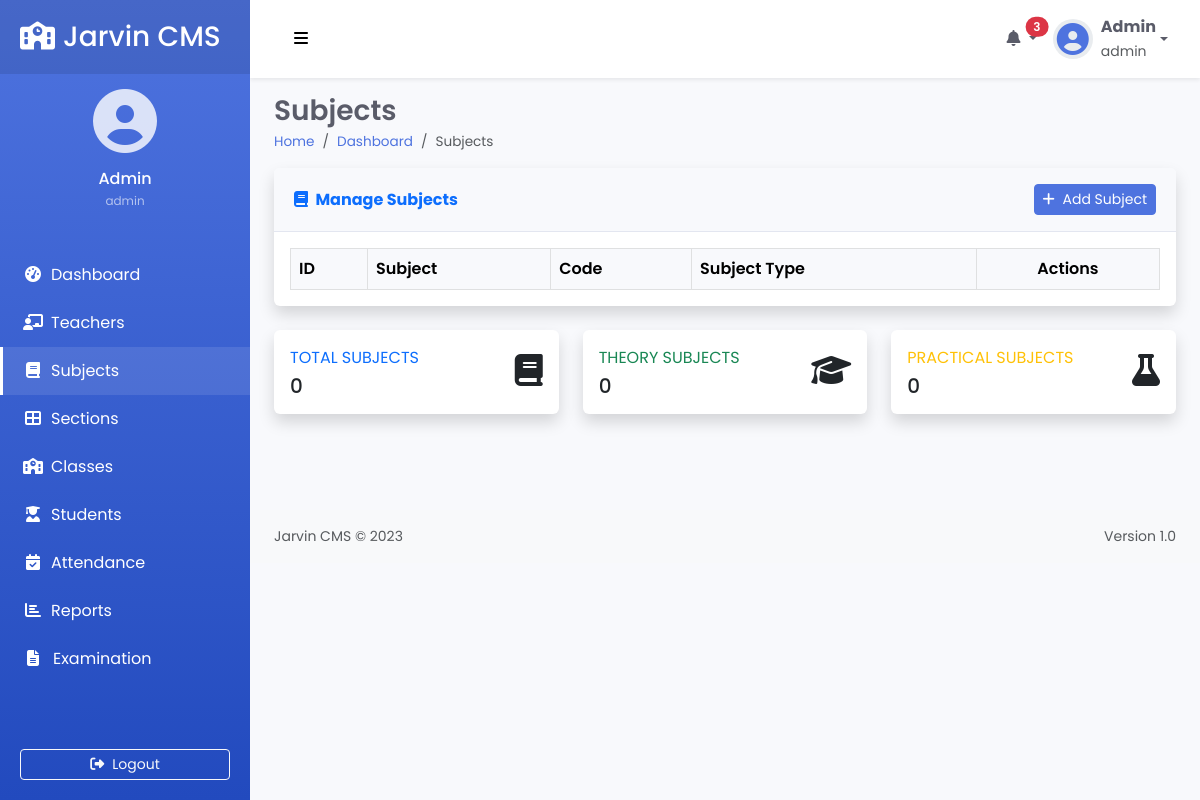
The app's page /subject (signed in), older data.
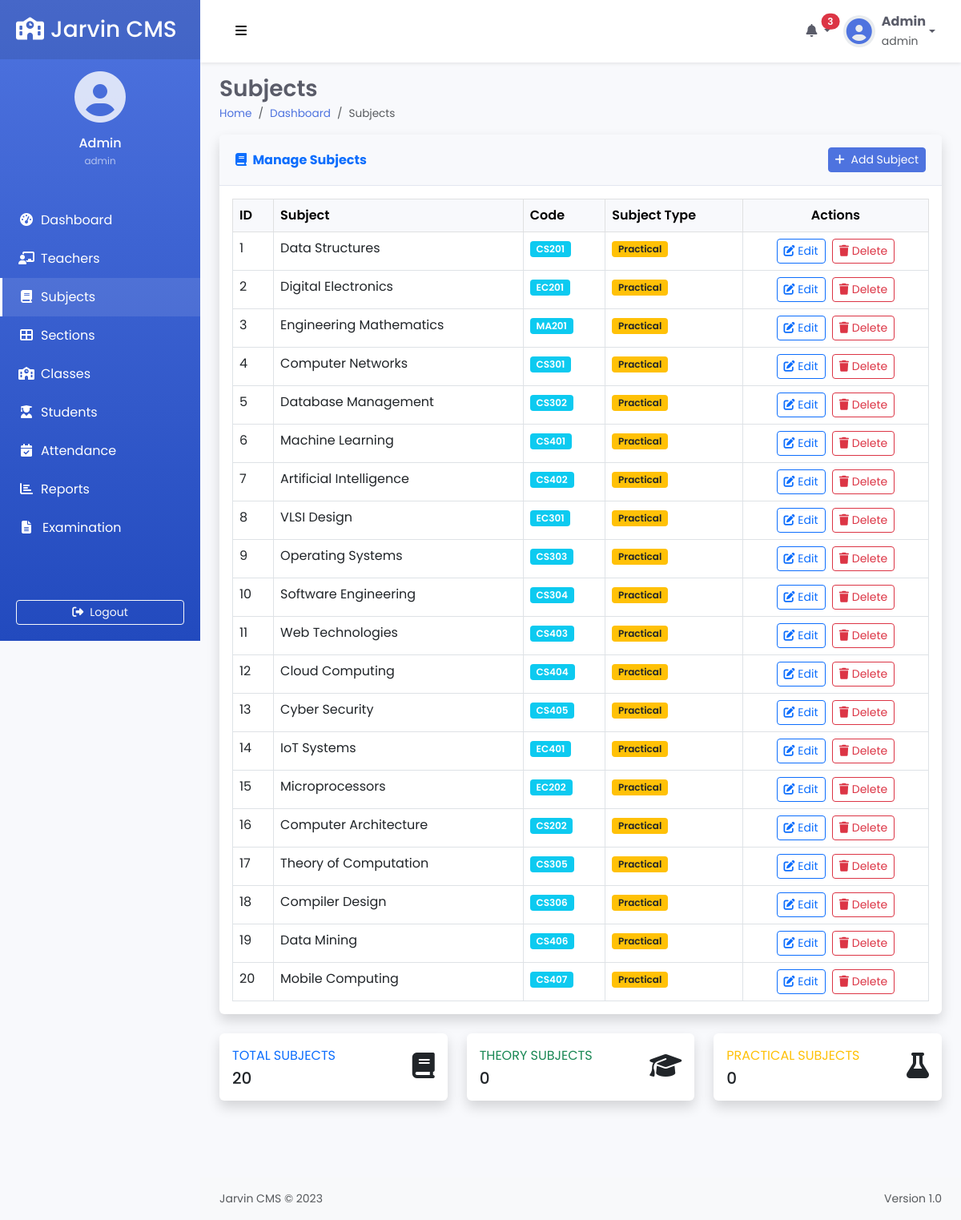
The same page, newer data.
### tables this page shows
CREATE TABLE sms_subjects (
            subject_id INTEGER PRIMARY KEY AUTOINCREMENT,
            subject TEXT,
            type TEXT,
            code TEXT
        );

### app.py (the view)
@app.route("/subject", methods =['GET', 'POST'])
def subject():
    if 'loggedin' in session:
        db = get_db()
        cursor = db.cursor()
        cursor.execute('SELECT * FROM sms_subjects')
        subjects = cursor.fetchall()
        db.close()
        return render_template("subject.html", subjects = subjects)
    return redirect(url_for('login'))

### app.py (called while the page is built)
def get_db():
    db = sqlite3.connect('python_sms.db')
    db.row_factory = sqlite3.Row
    return db

### templates/subject.html (shortened to what this page needs)
{% extends 'layout.html' %}
{% block header %}Subjects{% endblock %}
{% block breadcrumb %}
<li class="breadcrumb-item"><a href="{{ url_for('dashboard') }}">Dashboard</a></li>
<li class="breadcrumb-item active" aria-current="page">Subjects</li>
{% endblock %}
{% block content %}
<div class="card shadow mb-4 fade-in">
    <div class="card-header py-3 d-flex flex-row align-items-center justify-content-between">
        <h6 class="m-0 font-weight-bold text-primary">
            <i class="fas fa-book me-1"></i> Manage Subjects
        </h6>
        <button id="addSubject" class="btn btn-sm btn-primary">
            <i class="fas fa-plus me-1"></i> Add Subject
        </button>
    </div>
    <div class="card-body">
        <div class="table-responsive">
            <table id="subjectList" class="table table-hover table-bordered">
                <thead class="table-light">
                    <tr>
                        <th>ID</th>
                        <th>Subject</th>
                        <th>Code</th>
                        <th>Subject Type</th>
                        <th class="text-center">Actions</th>
                    </tr>
                </thead>
                <tbody>
                    {% for subject in subjects %}
                    <tr>
                        <td>{{subject.subject_id}}</td>
                        <td>{{subject.subject}}</td>
                        <td><span class="badge bg-info text-white">{{subject.code}}</span></td>
                        <td>
                            {% if subject.type == 'Theory' %}
                            <span class="badge bg-primary">Theory</span>
                            {% else %}
                            <span class="badge bg-warning text-dark">Practical</span>
                            {% endif %}
                        </td>
                        <td class="text-center">
                            <a href="{{url_for('edit_subject', subject_id=subject.subject_id)}}" class="btn btn-sm btn-outline-primary me-1 update" id="{{subject.subject_id}}">
                                <i class="fas fa-edit"></i> Edit
                            </a>
                            <a href="{{url_for('delete_subject', subject_id=subject.subject_id)}}" class="btn btn-sm btn-outline-danger"
                               onclick="return confirm('Are you sure you want to delete this subject?')">
                                <i class="fas fa-trash"></i> Delete
                            </a>
                        </td>
                    </tr>
                    {% endfor %}
                </tbody>
            </table>
        </div>
    </div>
</div>
<div class="row">
    <div class="col-lg-4 mb-4">
        <div class="card shadow border-left-primary">
            <div class="card-body">
                <div class="row no-gutters align-items-center">
                    <div class="col mr-2">
                        <div class="text-xs font-weight-bold text-primary text-uppercase mb-1">
                            Total Subjects</div>
                        <div class="h5 mb-0 font-weight-bold text-gray-800">{{ subjects|length }}</div>
                    </div>
                    <div class="col-auto">
                        <i class="fas fa-book fa-2x text-gray-300"></i>
                    </div>
                </div>
            </div>
        </div>
    </div>
    <div class="col-lg-4 mb-4">
        <div class="card shadow border-left-success">
            <div class="card-body">
                <div class="row no-gutters align-items-center">
                    <div class="col mr-2">
                        <div class="text-xs font-weight-bold text-success text-uppercase mb-1">
                            Theory Subjects</div>
                        <div class="h5 mb-0 font-weight-bold text-gray-800">
                            {{ subjects|selectattr('type', 'equalto', 'Theory')|list|length }}
                        </div>
                    </div>
                    <div class="col-auto">
                        <i class="fas fa-graduation-cap fa-2x text-gray-300"></i>
                    </div>
                </div>
            </div>
        </div>
    </div>
    <div class="col-lg-4 mb-4">
        <div class="card shadow border-left-warning">
            <div class="card-body">
                <div class="row no-gutters align-items-center">
                    <div class="col mr-2">
                        <div class="text-xs font-weight-bold text-warning text-uppercase mb-1">
                            Practical Subjects</div>
                        <div class="h5 mb-0 font-weight-bold text-gray-800">
                            {{ subjects|selectattr('type', 'equalto', 'Practical')|list|length }}
                        </div>
                    </div>
                    <div class="col-auto">
                        <i class="fas fa-flask fa-2x text-gray-300"></i>
                    </div>
                </div>
            </div>
        </div>
    </div>
</div>
{% endblock %}

### templates/layout.html (shortened to what this page needs)
<!DOCTYPE html>
<html lang="en">
<head>
    <link href="https://cdn.jsdelivr.net/npm/bootstrap@5.3.0/dist/css/bootstrap.min.css" rel="stylesheet">
    <link rel="stylesheet" href="https://cdnjs.cloudflare.com/ajax/libs/font-awesome/6.4.0/css/all.min.css">
    <link rel="stylesheet" href="{{ url_for('static', filename='css/style.css') }}">
</head>
<body>
    {% if 'loggedin' in session %}
    <div class="d-flex wrapper">
        <nav id="sidebar" class="sidebar">
            <div class="sidebar-header">
                <h3 class="mb-0">
                    <i class="fas fa-school me-2"></i>Jarvin CMS
                </h3>
            </div>
            <div class="sidebar-profile text-center mb-4">
                <div class="user-avatar mb-3">
                    <i class="fas fa-user-circle fa-4x"></i>
                </div>
                <div class="user-info">
                    <h6 class="mb-0">{{ session.name }}</h6>
                    <span class="user-role">{{ session.role }}</span>
                </div>
            </div>
            <ul class="list-unstyled components">
                <li>
                    <a href="{{ url_for('dashboard') }}" class="{% if request.path == '/dashboard' %}active{% endif %}">
                        <i class="fas fa-tachometer-alt me-2"></i>Dashboard
                    </a>
                </li>
                <li>
                    <a href="{{ url_for('teacher') }}" class="{% if request.path == '/teacher' %}active{% endif %}">
                        <i class="fas fa-chalkboard-teacher me-2"></i>Teachers
                    </a>
                </li>
                <li>
                    <a href="{{ url_for('subject') }}" class="{% if request.path == '/subject' %}active{% endif %}">
                        <i class="fas fa-book me-2"></i>Subjects
                    </a>
                </li>
                <li>
                    <a href="{{ url_for('sections') }}" class="{% if request.path == '/sections' %}active{% endif %}">
                        <i class="fas fa-th-large me-2"></i>Sections
                    </a>
                </li>
                <li>
                    <a href="{{ url_for('classes') }}" class="{% if request.path == '/classes' %}active{% endif %}">
                        <i class="fas fa-school me-2"></i>Classes
                    </a>
                </li>
                <li>
                    <a href="{{ url_for('student') }}" class="{% if request.path == '/student' %}active{% endif %}">
                        <i class="fas fa-user-graduate me-2"></i>Students
                    </a>
                </li>
                <li>
                    <a href="{{ url_for('attendance') }}"
                        class="{% if request.path == '/attendance' %}active{% endif %}">
                        <i class="fas fa-calendar-check me-2"></i>Attendance
                    </a>
                </li>
                <li>
                    <a href="{{ url_for('report') }}" class="{% if request.path == '/report' %}active{% endif %}">
                        <i class="fas fa-chart-bar me-2"></i>Reports
                    </a>
                </li>
                <li class="nav-item">
                    <a class="nav-link" href="{{ url_for('examination') }}">
                        <i class="fas fa-file-alt"></i>Examination
                    </a>
                </li>
            </ul>
            <div class="sidebar-footer">
                <a href="{{ url_for('logout') }}" class="btn btn-outline-light btn-sm w-100">
                    <i class="fas fa-sign-out-alt me-2"></i>Logout
                </a>
            </div>
        </nav>
        <div id="content" class="content">
            <nav class="navbar navbar-expand-lg navbar-light bg-white shadow-sm">
                <div class="container-fluid">
                    <button type="button" id="sidebarCollapse" class="btn btn-light d-none d-md-block">
                        <i class="fas fa-bars"></i>
                    </button>
                    <div class="d-flex align-items-center ms-auto">
                        <div class="dropdown me-3">
                            <a class="nav-link dropdown-toggle" href="#" role="button" data-bs-toggle="dropdown"
                                aria-expanded="false">
                                <i class="fas fa-bell"></i>
                                <span
                                    class="position-absolute top-0 start-100 translate-middle badge rounded-pill bg-danger">
                                    3
                                </span>
                            </a>
                        </div>
                        <div class="dropdown">
                            <a class="nav-link dropdown-toggle d-flex align-items-center" href="#" role="button"
                                data-bs-toggle="dropdown" aria-expanded="false">
                                <div class="avatar-sm me-2">
                                    <i class="fas fa-user-circle fa-2x"></i>
                                </div>
                                <div class="d-none d-sm-block">
                                    <div class="fw-bold">{{ session.name }}</div>
                                    <small class="text-muted">{{ session.role }}</small>
                                </div>
                            </a>
                        </div>
                    </div>
                </div>
            </nav>
            <div class="container-fluid px-4 py-3">
                <div class="row">
                    <div class="col">
                        <h1 class="page-title">{% block header %}Dashboard{% endblock %}</h1>
                        <nav aria-label="breadcrumb">
                            <ol class="breadcrumb">
                                <li class="breadcrumb-item"><a href="{{ url_for('dashboard') }}">Home</a></li>
                                {% block breadcrumb %}{% endblock %}
                            </ol>
                        </nav>
                    </div>
                </div>
            </div>
            <div class="container-fluid px-4 pb-5">
                {% block content %}{% endblock %}
            </div>
            <footer class="footer mt-auto py-3 bg-light">
                <div class="container-fluid px-4">
                    <div class="d-flex justify-content-between align-items-center">
                        <span class="text-muted">Jarvin CMS &copy; 2023</span>
                        <span class="text-muted">Version 1.0</span>
                    </div>
                </div>
            </footer>
        </div>
    </div>
    {% else %}
    <div class="auth-wrapper">
        {% block login_content %}{% endblock %}
    </div>
    {% endif %}
</body>
</html>

### static/css/style.css (style rules this page uses)
.btn-sm { border-radius: 4px; }
.badge { font-weight: 500; padding: 5px 10px; }
:root { --primary: #4e73df; --secondary: #6c757d; --success: #1cc88a; --info: #36b9cc; --warning: #f6c23e; --danger: #e74a3b; --light: #f8f9fc; --dark: #5a5c69; --sidebar-width: 250px; --sidebar-collapsed-width: 90px; --header-height: 70px; }
body { font-family: 'Poppins', sans-serif; background: #f8f9fc; color: #5a5c69; min-height: 100vh; overflow-x: hidden; }
.wrapper { min-height: 100vh; }
.sidebar { width: var(--sidebar-width); background: linear-gradient(180deg, #4e73df 0%, #224abe 100%); color: white; position: fixed; top: 0; left: 0; height: 100vh; z-index: 999; transition: all 0.3s; }
.content { width: calc(100% - var(--sidebar-width)); min-height: 100vh; margin-left: var(--sidebar-width); transition: all 0.3s; position: relative; background: #f8f9fc; }
.sidebar-header { padding: 20px; display: flex; align-items: center; background: rgba(0, 0, 0, 0.1); }
.sidebar-profile { padding: 15px; }
.user-avatar { color: rgba(255, 255, 255, 0.8); }
.user-role { font-size: 12px; color: rgba(255, 255, 255, 0.6); }
.sidebar ul li a { padding: 12px 20px; display: block; color: #fff; text-decoration: none; border-left: 3px solid transparent; transition: all 0.3s; }
.sidebar ul li a:hover, .sidebar ul li a.active { background: rgba(255, 255, 255, 0.1); border-left-color: white; }
.sidebar ul li a i { width: 20px; text-align: center; margin-right: 10px; }
.sidebar-footer { padding: 20px; position: absolute; bottom: 0; width: 100%; }
.navbar { padding: 15px 20px; }
#sidebarCollapse { background: transparent; border: none; cursor: pointer; }
.avatar-sm { width: 40px; height: 40px; display: flex; justify-content: center; align-items: center; border-radius: 50%; background-color: #e9ecef; color: var(--primary); }
.page-title { font-size: 1.75rem; font-weight: 600; color: var(--dark); margin-bottom: 0.25rem; }
.breadcrumb { margin-bottom: 0; font-size: 0.85rem; }
.breadcrumb-item a { color: var(--primary); text-decoration: none; }
.card { border: none; border-radius: 0.375rem; box-shadow: 0 0.15rem 1.75rem 0 rgba(58, 59, 69, 0.1); margin-bottom: 1.5rem; transition: transform 0.2s; }
.card .card-header { background-color: #f8f9fc; border-bottom: 1px solid #e3e6f0; padding: 1rem 1.25rem; display: flex; align-items: center; justify-content: space-between; }
.card .card-header h6 { font-weight: 700; margin: 0; }
.table { margin-bottom: 0; }
.table th { font-weight: 600; border-top: none; background-color: #f8f9fc; }
.btn { border-radius: 0.25rem; padding: 0.375rem 0.75rem; font-weight: 400; transition: all 0.15s; }
.btn-primary { background-color: var(--primary); border-color: var(--primary); }
.btn-sm { padding: 0.25rem 0.5rem; font-size: 0.875rem; }
.footer { font-size: 0.875rem; }
.fade-in { animation: fadeIn 0.5s ease-in-out; }
.badge { padding: 0.35em 0.65em; font-weight: 600; border-radius: 0.25rem; }

Row changes from the older to the newer data that the page shows:
added sms_subjects: subject_id "1", subject "Data Structures", code "CS201", type "Practical"
added sms_subjects: subject_id "2", subject "Digital Electronics", code "EC201", type "Practical"
added sms_subjects: subject_id "3", subject "Engineering Mathematics", code "MA201", type "Practical"
added sms_subjects: subject_id "4", subject "Computer Networks", code "CS301", type "Practical"
added sms_subjects: subject_id "5", subject "Database Management", code "CS302", type "Practical"
added sms_subjects: subject_id "6", subject "Machine Learning", code "CS401", type "Practical"
added sms_subjects: subject_id "7", subject "Artificial Intelligence", code "CS402", type "Practical"
added sms_subjects: subject_id "8", subject "VLSI Design", code "EC301", type "Practical"
added sms_subjects: subject_id "9", subject "Operating Systems", code "CS303", type "Practical"
added sms_subjects: subject_id "10", subject "Software Engineering", code "CS304", type "Practical"
added sms_subjects: subject_id "11", subject "Web Technologies", code "CS403", type "Practical"
added sms_subjects: subject_id "12", subject "Cloud Computing", code "CS404", type "Practical"
added sms_subjects: subject_id "13", subject "Cyber Security", code "CS405", type "Practical"
added sms_subjects: subject_id "14", subject "IoT Systems", code "EC401", type "Practical"
added sms_subjects: subject_id "15", subject "Microprocessors", code "EC202", type "Practical"
added sms_subjects: subject_id "16", subject "Computer Architecture", code "CS202", type "Practical"
added sms_subjects: subject_id "17", subject "Theory of Computation", code "CS305", type "Practical"
added sms_subjects: subject_id "18", subject "Compiler Design", code "CS306", type "Practical"
added sms_subjects: subject_id "19", subject "Data Mining", code "CS406", type "Practical"
added sms_subjects: subject_id "20", subject "Mobile Computing", code "CS407", type "Practical"
Text that changed along with them:
{{ subjects|length }}: "0" → "20"
